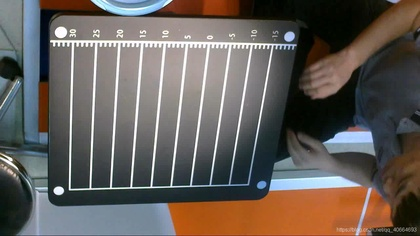
%> input picture detect_circl/1.jpg, 420 x 236 px, shrunk from 1280 x 720 before the run
$ octave main3.m   (GNU Octave 9; MATLAB toolbox functions it lacks are replaced by stand-ins)
%> lines starting %> are read from the running program, lines starting %| are printed output that depends on the picture
### detect_circl/findcircle.m
% 霍夫检测圆的主要代码
function [para] = findcircle(BW,stepR,stepAngle,minR,maxR,p)
%circleParaXYR = [];
[m,n] = size(BW);% BW:二值图像；
cntR = round((maxR-minR)/stepR)+1;% stepR:检测的圆半径步长， minR:最小圆半径， maxR:最大圆半径
cntAngle = round(2*pi/stepAngle);% stepAngle:角度步长，单位为弧度
hough_space = zeros(m,n,cntR);
% hough_space:参数空间，h(a,b,r)表示圆心在(a,b)半径为r的圆上的点数
[rows,cols] = find(BW);
cntPoints = size(rows,1);
% Hough变换将图像空间(x,y)对应到参数空间(a,b,r)
% a = x-r*cos(angle), b = y-r*sin(angle)
for i=1:cntPoints
    for r=1:cntR
        for k=1:cntAngle
            a = round(rows(i)-(minR+(r-1)*stepR)*cos(k*stepAngle));
            b = round(cols(i)-(minR+(r-1)*stepR)*sin(k*stepAngle));
            if(a>0 && a<=m && b>0 && b<=n)
                hough_space(a,b,r) = hough_space(a,b,r)+1;
            end
        end
    end
end

% 寻找满足阈值的圆的参数
max_para = max(max(max(hough_space)));
index = find(hough_space>=max_para*p); % p:以p*hough_space的最大值为阈值，p取0，1之间的数
length = size(index,1);
hough_circle=zeros(m,n);
for i=1:cntPoints
    for k=1:length
        par3 = floor(index(k)/(m*n))+1;
        par2 = floor((index(k)-(par3-1)*(m*n))/m)+1;
        par1 = index(k)-(par3-1)*(m*n)-(par2-1)*m;
        if((rows(i)-par1)^2+(cols(i)-par2)^2<(minR+(par3-1)*stepR)^2+5 && (rows(i)-par1)^2+(cols(i)-par2)^2>(minR+(par3-1)*stepR)^2-5)
            hough_circle(rows(i),cols(i)) = 1;% hough_circl:二值图像，检测到的圆
        end
    end
end

for k=1:length
    par3 = floor(index(k)/(m*n))+1;
    par2 = floor((index(k)-(par3-1)*(m*n))/m)+1;    % 圆心y坐标
    par1 = index(k)-(par3-1)*(m*n)-(par2-1)*m;      % 圆心x坐标
    par3 = minR+(par3-1)*stepR;                    % 圆的半径
    fprintf(1,'Center %d %d radius %d\n',par1,par2,par3);
    para(k,:) = [par1,par2,par3];% para:检测到的圆的圆心、半径
    plot(par2,par1,'x','LineWidth',5,'Color','red');%用红的的X对圆心位置进行标记

end

### detect_circl/main3.m
clc;
clear all
close all
imtool close all


[filename, pathname] = uigetfile('*','选择文件');
%> the answer given: 1.jpg
filepath=fullfile(pathname,filename);
img0=imread(filepath);
%> img0 is the input picture: size 236x420x3 uint8; mean R, G, B 101.4, 94.7, 89.6

[row, col, channel] = size(img0);
%> row = 236; col = 420; channel = 3

if channel==3             %判断图像是否是彩色图像
    gray = rgb2gray(img0); % 图像灰度变换
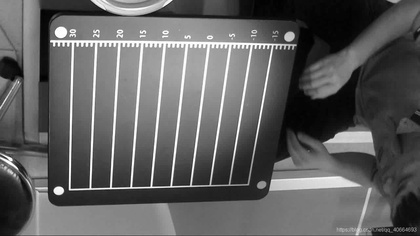
%> gray: size 236x420 uint8; min 1, max 255, mean 96.1
else
    gray = img0;
end
cannyedge = edge(gray,'canny');
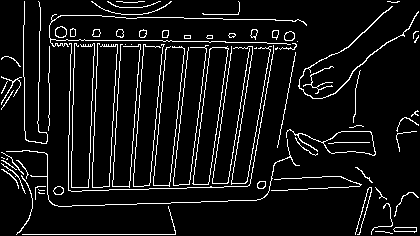
%> cannyedge: size 236x420 logical; 7.8% white in thin lines or dots

imshow(img0);
%imshow(cannyedge);
hold on;

%设置圆的参数范围
stepR = 3;
stepAngle = 0.07;
minR = 200;%16;%
maxR = 250;%18;%
p = 0.95;

parm = findcircle(cannyedge,stepR,stepAngle,minR,maxR,p);
%> in findcircle, `[rows,cols] = find(BW);`: rows = 7704 values from 2 to 235; cols = 7704 values from 2 to 419
%> in findcircle, `cntPoints = size(rows,1);`: cntPoints = 7704
%> (the run ends here)
